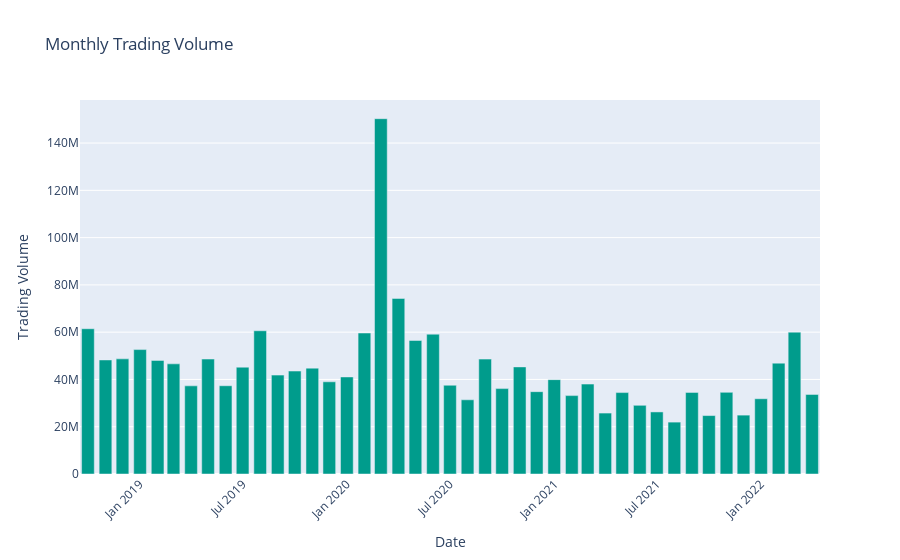

Notebook cell for this chart:
### Code cell
stock2_sorted = stock2[::-1]
fig = px.bar(stock2_sorted, x=stock2_sorted.index, y="Volume", 
             title="Monthly Trading Volume", labels={"index": "Date", "Volume": "Trading Volume"},
             color_discrete_sequence=["#009C8C"])
fig.update_layout(xaxis=dict(tickangle=-45))
fig.show()
